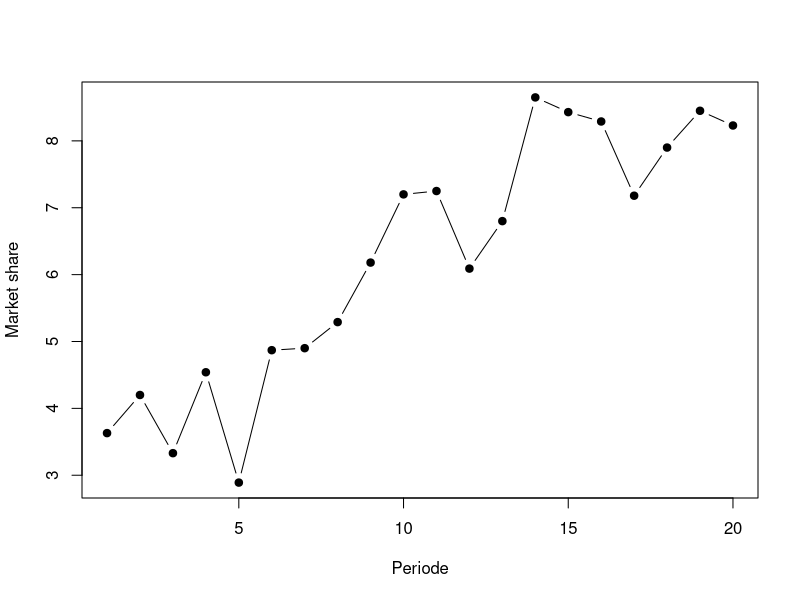
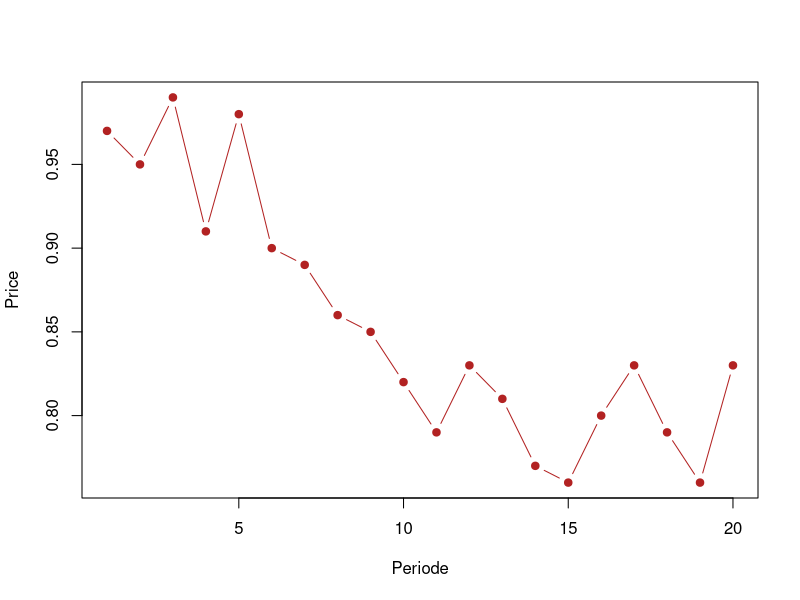
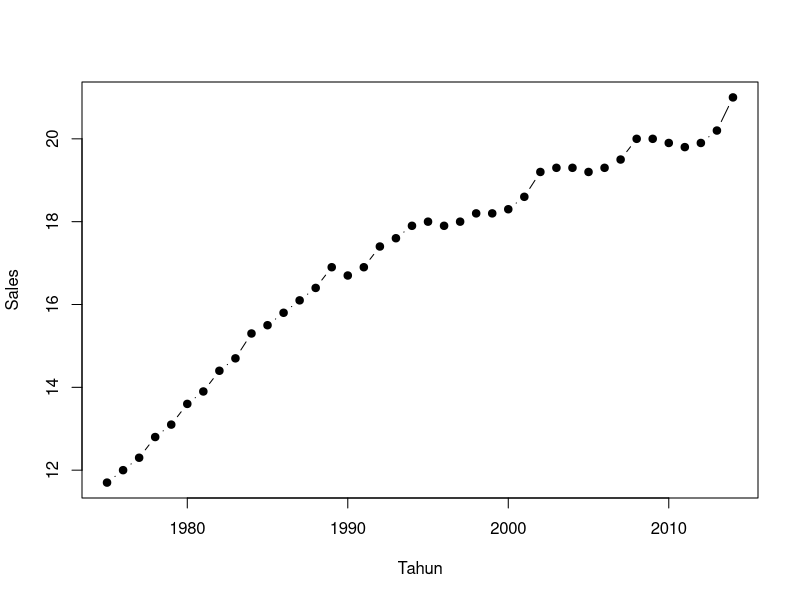
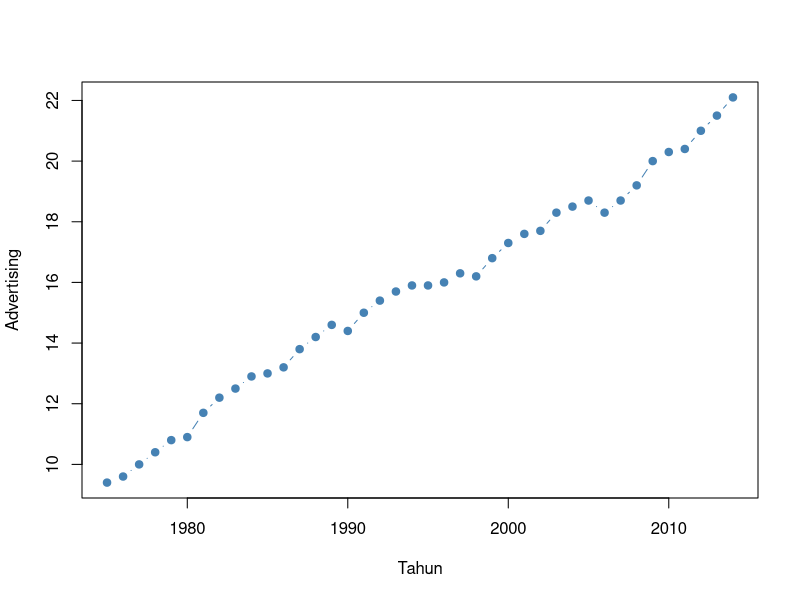

Reproduce these figures in R, in order.
## ---- chunk 1
knitr::opts_chunk$set(echo = TRUE, warning = FALSE, message = FALSE)
## ---- chunk 2
latihan1 <- data.frame(
  period = 1:20,
  market_share = c(3.63, 4.20, 3.33, 4.54, 2.89, 4.87, 4.90, 5.29, 6.18, 7.20,7.25, 6.09, 6.80, 8.65, 8.43, 8.29, 7.18, 7.90, 8.45, 8.23),
  price = c(0.97, 0.95, 0.99, 0.91, 0.98, 0.90, 0.89, 0.86, 0.85, 0.82,0.79, 0.83, 0.81, 0.77, 0.76, 0.80, 0.83, 0.79, 0.76, 0.83)
)

plot(latihan1$period, latihan1$market_share, type = "b", pch = 19,
     xlab = "Periode", ylab = "Market share")
plot(latihan1$period, latihan1$price, type = "b", pch = 19, col = "firebrick",
     xlab = "Periode", ylab = "Price")
## ---- chunk 3
buat_lag <- function(data, y, x, max_p = 0, max_q = 0) {
  hasil <- data
  for (i in seq_len(max_p)) {
    hasil[[paste0(y, "_lag", i)]] <- c(rep(NA, i), head(data[[y]], -i))
  }
  for (j in 0:max_q) {
    hasil[[paste0(x, "_lag", j)]] <- if (j == 0) data[[x]] else
      c(rep(NA, j), head(data[[x]], -j))
  }
  hasil
}

mape <- function(model) {
  aktual <- model.response(model.frame(model))
  mean(abs(residuals(model) / aktual)) * 100
}
## ---- chunk 4
max_lag_dlm <- 6
dlm_data <- buat_lag(latihan1, "market_share", "price", max_q = max_lag_dlm)
dlm_data <- dlm_data[(max_lag_dlm + 1):nrow(dlm_data), ]

hasil_dlm <- do.call(rbind, lapply(0:max_lag_dlm, function(q) {
  model <- lm(reformulate(paste0("price_lag", 0:q), response = "market_share"),
              data = dlm_data)
  data.frame(lag_harga = q, AIC = AIC(model), BIC = BIC(model), MAPE = mape(model))
}))
hasil_dlm

lag_dlm_terbaik <- hasil_dlm$lag_harga[which.min(hasil_dlm$AIC)]
model_dlm_terbaik <- lm(
  reformulate(paste0("price_lag", 0:lag_dlm_terbaik), response = "market_share"),
  data = dlm_data
)
cat("Lag DLM terbaik berdasarkan AIC:", lag_dlm_terbaik, "\n")
summary(model_dlm_terbaik)
## ---- chunk 5
latihan2 <- data.frame(
  year = 1975:2014,
  sales = c(11.7, 12.0, 12.3, 12.8, 13.1, 13.6, 13.9, 14.4, 14.7, 15.3,15.5, 15.8, 16.1, 16.4, 16.9, 16.7, 16.9, 17.4, 17.6, 17.9,
18.0, 17.9, 18.0, 18.2, 18.2, 18.3, 18.6, 19.2, 19.3, 19.3, 19.2, 19.3, 19.5, 20.0, 20.0, 19.9, 19.8, 19.9, 20.2, 21.0),
  advertising = c(9.4, 9.6, 10.0, 10.4, 10.8, 10.9, 11.7, 12.2, 12.5, 12.9, 13.0, 13.2, 13.8, 14.2, 14.6, 14.4, 15.0, 15.4, 15.7, 15.9, 15.9, 16.0, 16.3, 16.2, 16.8, 17.3, 17.6, 17.7, 18.3, 18.5, 18.7, 18.3, 18.7, 19.2, 20.0, 20.3, 20.4, 21.0, 21.5, 22.1)
)

plot(latihan2$year, latihan2$sales, type = "b", pch = 19,
     xlab = "Tahun", ylab = "Sales")
plot(latihan2$year, latihan2$advertising, type = "b", pch = 19, col = "steelblue",
     xlab = "Tahun", ylab = "Advertising")
## ---- chunk 6
max_p <- 4
max_q <- 4
ardl_data <- buat_lag(latihan2, "sales", "advertising", max_p, max_q)
ardl_data <- ardl_data[(max(max_p, max_q) + 1):nrow(ardl_data), ]

hasil_ardl <- do.call(rbind, lapply(0:max_p, function(p) {
  do.call(rbind, lapply(0:max_q, function(q) {
    lag_sales <- if (p == 0) character(0) else paste0("sales_lag", 1:p)
    lag_iklan <- paste0("advertising_lag", 0:q)
    model <- lm(reformulate(c(lag_sales, lag_iklan), response = "sales"), data = ardl_data)
    data.frame(p = p, q = q, AIC = AIC(model), BIC = BIC(model), MAPE = mape(model))
  }))
}))
hasil_ardl[order(hasil_ardl$AIC), ]

baris_terbaik <- hasil_ardl[which.min(hasil_ardl$AIC), ]
p_terbaik <- baris_terbaik$p
q_terbaik <- baris_terbaik$q
lag_sales <- if (p_terbaik == 0) character(0) else paste0("sales_lag", 1:p_terbaik)
lag_iklan <- paste0("advertising_lag", 0:q_terbaik)
model_ardl_terbaik <- lm(reformulate(c(lag_sales, lag_iklan), response = "sales"),
                          data = ardl_data)
cat("Model ARDL terbaik berdasarkan AIC: ARDL(", p_terbaik, ", ", q_terbaik, ")\n",
    sep = "")
summary(model_ardl_terbaik)
